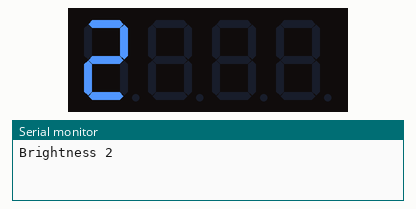
This sketch was run on a simulated Arduino Uno, built with avr-gcc and run on an emulated ATmega328P. Shown: 4-digit seven-segment display, the last lines printed to the serial monitor.

Above: at 0.1 s.
At 1.1 s:
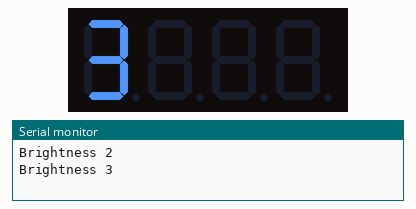
At 2.1 s:
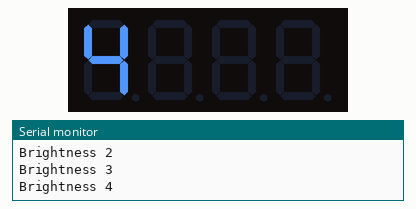
At 3.1 s:
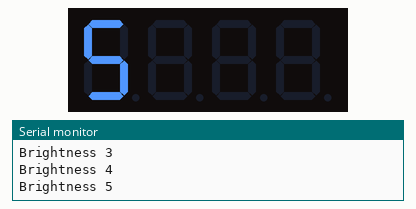
At 6.1 s:
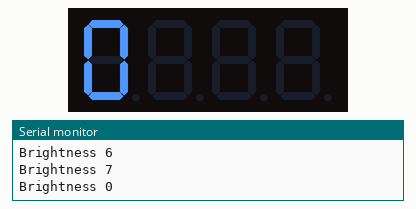
At 7.1 s:
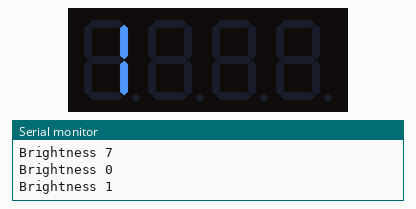

Measured:
- by itself, everything shown: repeats every 8.1 s, in 8 steps
- what the display in image 1 shows lasts 1.0 s, from 1.0 s to 2.0 s

The sketch:

02-TM1637-Brightness.ino
```cpp
/*

|---------------|        |---------------|
|               |        |               |
|    TM1637     |        | Wemos D1 mini |
|               |        |               |
|           GND o <----> o G             |
|           VCC o <----> o 3V3           |
|           DIO o <----> o D1 (GPIO5)    |
|           CLK o <----> o D2 (GPIO4)    |
|               |        |               |
|---------------|        |------ooo------|
                                ^^^
								\|/
								 |
								 |
								USB
*/

// Include DigitalTube library
// https://github.com/reeedstudio/libraries/tree/master/DigitalTube
#include "DigitalTube\TM1637.h"

#define TM1637_CLK  4 // TM1637 CLK pin is connected to WEMOS GPIO4 pin
#define TM1637_DIO  5 // TM1637 DIO pin is connected to WEMOS GPIO5 pin

// access TM1637 display through DigitalTube library
TM1637 tm1637(TM1637_CLK, TM1637_DIO);

// TM1637 display brightness can be in the range from BRIGHT_DARKEST to BRIGHTEST (0-7)
uint8_t brightness = BRIGHT_TYPICAL; // start with typical brightness

void setup()
{
	// init debug output
	Serial.begin(9600);

	// init display
	tm1637.init();
}

void loop()
{
	// print brightness to debug output
	Serial.print("Brightness ");
	Serial.println(brightness);

	// set display brightness
	tm1637.set(brightness);

	// show brightness value on display
	tm1637.display(0, brightness);

	// increase brightness
	brightness++;
	if (brightness > BRIGHTEST)
	{
		brightness = BRIGHT_DARKEST;
	}

	// show brightness value for 1 second
	delay(1000);
}
```
